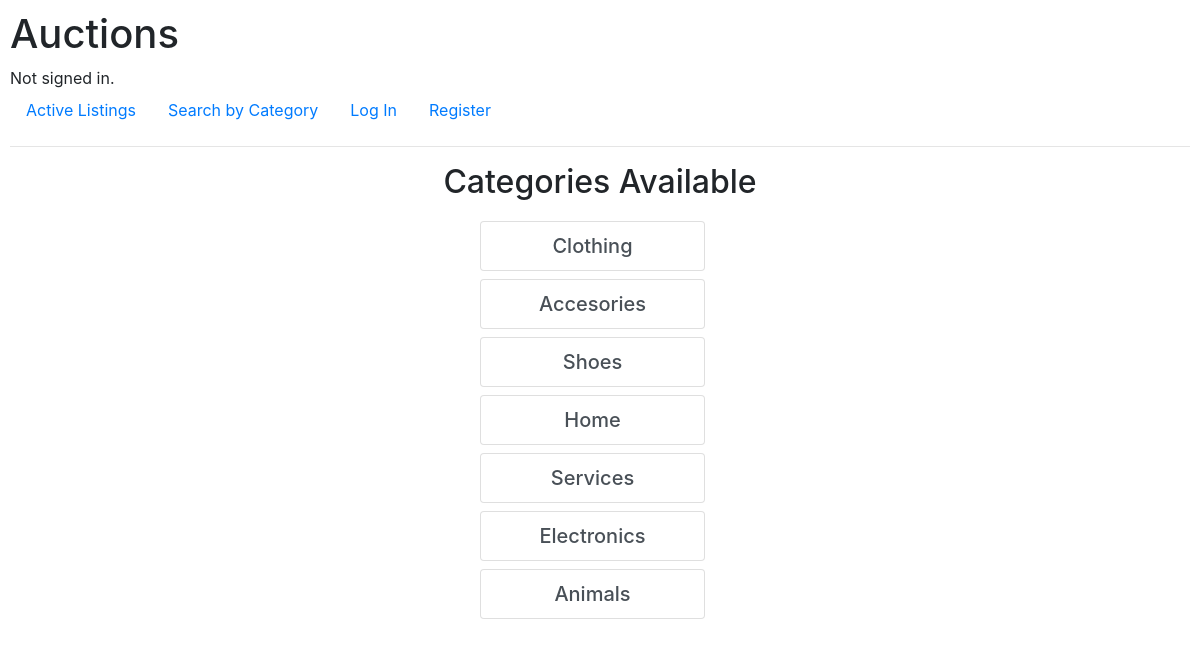
The page /categories on the database its author committed.
### auctions/models.py (models this page shows)
class Category(models.Model):
    name = models.CharField(max_length=64)
    def __str__(self):
        return f"{self.name}"

### auctions/views.py (the view)
# urls.py: path("categories", views.categories, name="categories"),
def categories(request):
    categories = Category.objects.all()
    return render(request, "auctions/categories.html", {
        "categories": categories
    })

### auctions/templates/auctions/categories.html
{% extends "auctions/layout.html" %}
{% block body %}
    <h2 class="container" style="text-align: center; margin-bottom: 20px;">Categories Available</h2>
    {% for category in categories %}
    <div class="list-group container" style="text-align: center; max-width: 30vh;">
        <a class="list-group-item list-group-item-action h5" href="{% url 'category' category=category.name %}">{{ category }}</a>
    </div>
    {% endfor %}
{% endblock %}

### auctions/static/auctions/styles.css (style rules this page uses)
body { padding: 10px; }

### rows shown on the page
Category: name "Clothing"
Category: name "Accesories"
Category: name "Shoes"
Category: name "Home"
Category: name "Services"
Category: name "Electronics"
Category: name "Animals"
